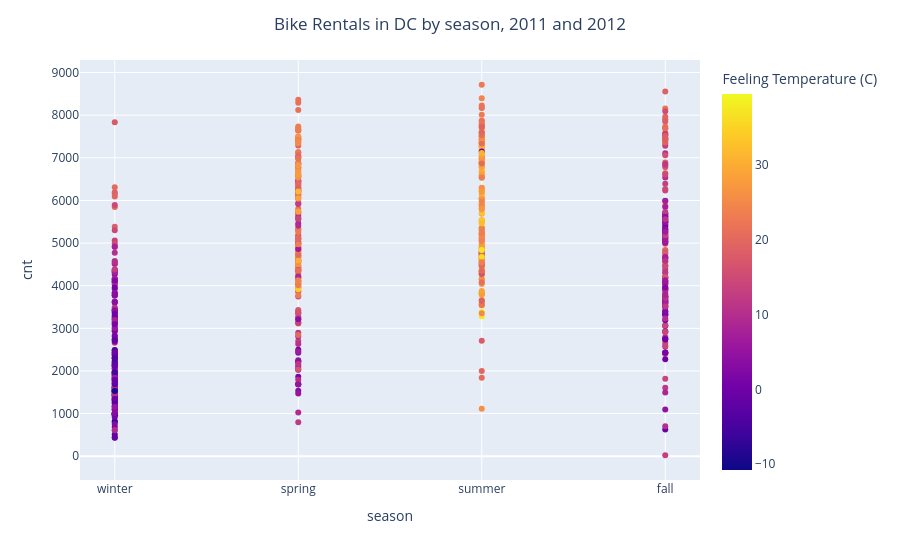

Notebook code cell kept with this figure:
### Code cell
# Visualization - do your own thing
fig = px.scatter(DF, x = 'season', y = 'cnt', color='raw_atemp')

fig.update_layout(title = 'Bike Rentals in DC by season, 2011 and 2012',
                  title_x = .5,
                  coloraxis_colorbar_title = 'Feeling Temperature (C)')

fig.show()

### Figure 1 — Plotly figure (JSON) as saved in the notebook; plotly's stock layout.template omitted (floating-point values rounded to 4 significant figures; data arrays with more than 128 entries replaced by an {"elided": "..."} marker saying what was removed)
{"data": [{"hovertemplate": "season=%{x}<br>cnt=%{y}<br>raw_atemp=%{marker.color}<extra></extra>", "legendgroup": "", "marker": {"color": {"elided": "731 float values"}, "coloraxis": "coloraxis", "symbol": "circle"}, "mode": "markers", "name": "", "orientation": "v", "showlegend": false, "type": "scatter", "x": {"elided": "731 str values"}, "xaxis": "x", "y": {"elided": "731 int values"}, "yaxis": "y"}], "layout": {"coloraxis": {"colorbar": {"title": {"text": "Feeling Temperature (C)"}}, "colorscale": [[0, "#0d0887"], [0.1111, "#46039f"], [0.2222, "#7201a8"], [0.3333, "#9c179e"], [0.4444, "#bd3786"], [0.5556, "#d8576b"], [0.6667, "#ed7953"], [0.7778, "#fb9f3a"], [0.8889, "#fdca26"], [1, "#f0f921"]]}, "legend": {"tracegroupgap": 0}, "margin": {"t": 60}, "title": {"text": "Bike Rentals in DC by season, 2011 and 2012", "x": 0.5}, "xaxis": {"anchor": "y", "domain": [0, 1], "title": {"text": "season"}}, "yaxis": {"anchor": "x", "domain": [0, 1], "title": {"text": "cnt"}}}}
